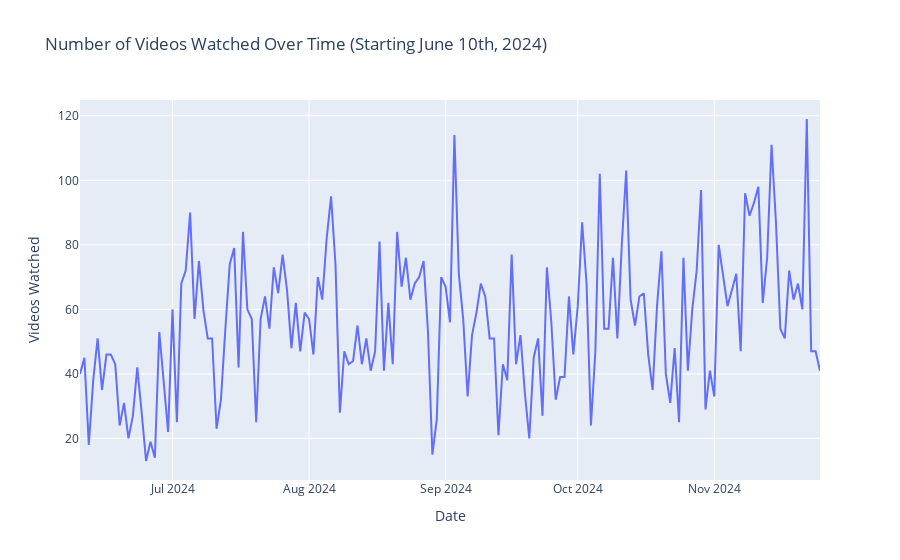

The notebook cell this image was saved under:
### Markdown cell above
We observe here a very disportionate graph of daily video watches with a significant date being June 10th. That is the date that I stopped watching YouTube shorts which is the reason why there is such a large difference in numbers before and after. This graph also proves that was a pretty good decision since we can see my video consumption was steadily increasing untill I stopped. :)

Now unfortunately YouTube does not provide any way of differentiating a shorts video from a regular one in its dataset nor any information about video duration or watch length. So I created another graph that starts from the day I stopped watching YouTube shorts.

### Code cell
import pandas as pd
import plotly.express as px

# Load the updated CSV file
file_path = "Data/watch_data_eng.csv"
df = pd.read_csv(file_path)

# Strip spaces and clean up Watch Date column
df['Watch Date'] = df['Watch Date'].str.strip()

# Convert Watch Date to datetime format
df['Watch Date'] = pd.to_datetime(df['Watch Date'], format='%d %b %Y', errors='coerce')

# Filter the data starting from June 10th, 2024
start_date = "2024-06-10"
filtered_df = df[df['Watch Date'] >= start_date]

# Group by date and count videos watched
watch_counts = filtered_df['Watch Date'].value_counts().reset_index()
watch_counts.columns = ['Watch Date', 'Videos Watched']
watch_counts = watch_counts.sort_values(by='Watch Date')

# Line chart to visualize videos watched over time
fig = px.line(watch_counts, x='Watch Date', y='Videos Watched', 
              title="Number of Videos Watched Over Time (Starting June 10th, 2024)",
              labels={'Videos Watched': 'Videos Watched', 'Watch Date': 'Date'})

# Show the chart
fig.show()

### Figure 1 — Plotly figure (JSON) as saved in the notebook; plotly's stock layout.template omitted (floating-point values rounded to 4 significant figures; data arrays with more than 128 entries replaced by an {"elided": "..."} marker saying what was removed)
{"data": [{"hovertemplate": "Date=%{x}<br>Videos Watched=%{y}<extra></extra>", "legendgroup": "", "line": {"color": "#636efa", "dash": "solid"}, "marker": {"symbol": "circle"}, "mode": "lines", "name": "", "orientation": "v", "showlegend": false, "type": "scatter", "x": {"elided": "169 str values"}, "xaxis": "x", "y": {"elided": "169 int values"}, "yaxis": "y"}], "layout": {"legend": {"tracegroupgap": 0}, "title": {"text": "Number of Videos Watched Over Time (Starting June 10th, 2024)"}, "xaxis": {"anchor": "y", "domain": [0, 1], "title": {"text": "Date"}}, "yaxis": {"anchor": "x", "domain": [0, 1], "title": {"text": "Videos Watched"}}}}
